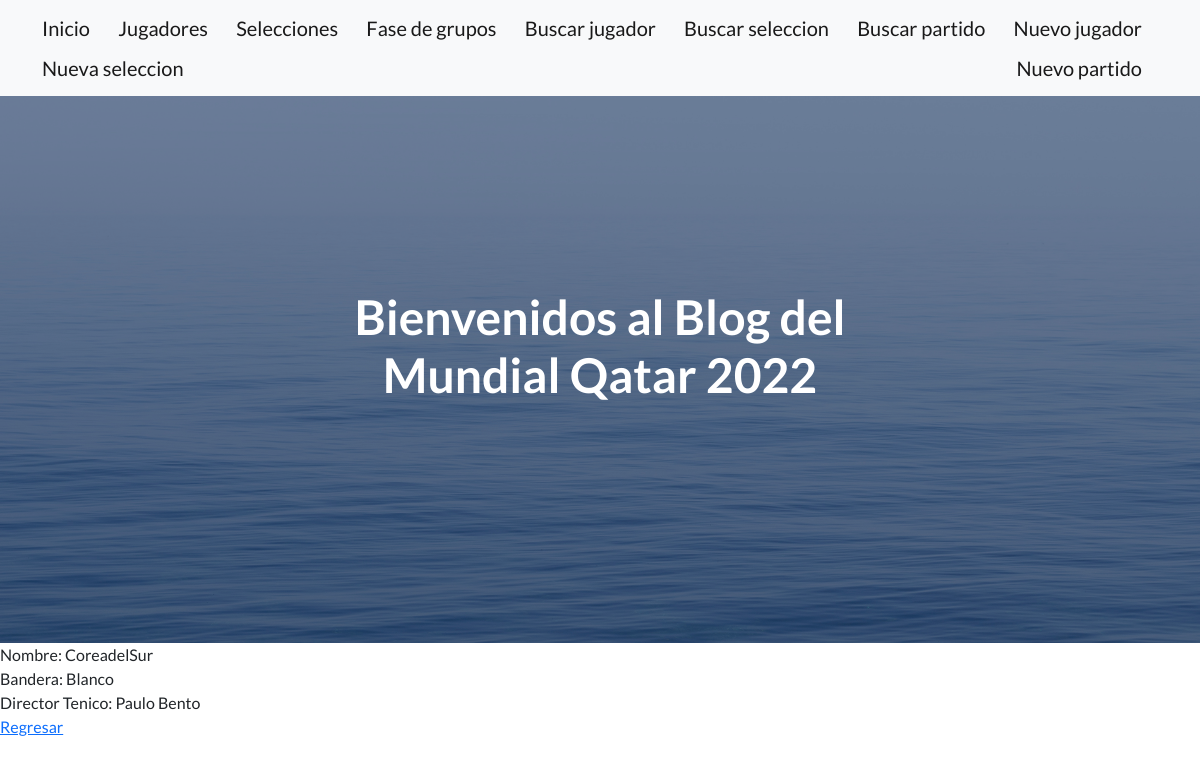
Page /selecciones/detail/32 on the committed database.
### AppMundial/models.py (models this page shows, shortened)
class Selecciones(models.Model):
    nombre = models.CharField(max_length=30, null=True, blank=True)
    bandera_color = models.CharField(max_length=30, null=True, blank=True)
    director_tecnico = models.CharField(max_length=30, null=True, blank=True)

### AppMundial/views.py (the view)
# urls.py: path('selecciones/detail/<pk>', views.SeleccionesDetail.as_view(), name='Details'),
class SeleccionesDetail(DetailView):
    model = Selecciones
    template_name = 'AppMundial/seleccion_detail.html'

### AppMundial/templates/AppMundial/seleccion_detail.html
{% extends "AppMundial/base.html" %}
{% load static %}
{% block contenidoQueCambia %}
Nombre: {{selecciones.nombre}}
<br>
Bandera: {{selecciones.bandera_color}}
<br>
Director Tenico: {{selecciones.director_tecnico}}
<br>
<a href="{% url 'Lists' %}">Regresar</a>
{% endblock %}

### rows in the picture
Selecciones: nombre "CoreadelSur", bandera_color "Blanco", director_tecnico "Paulo Bento"
